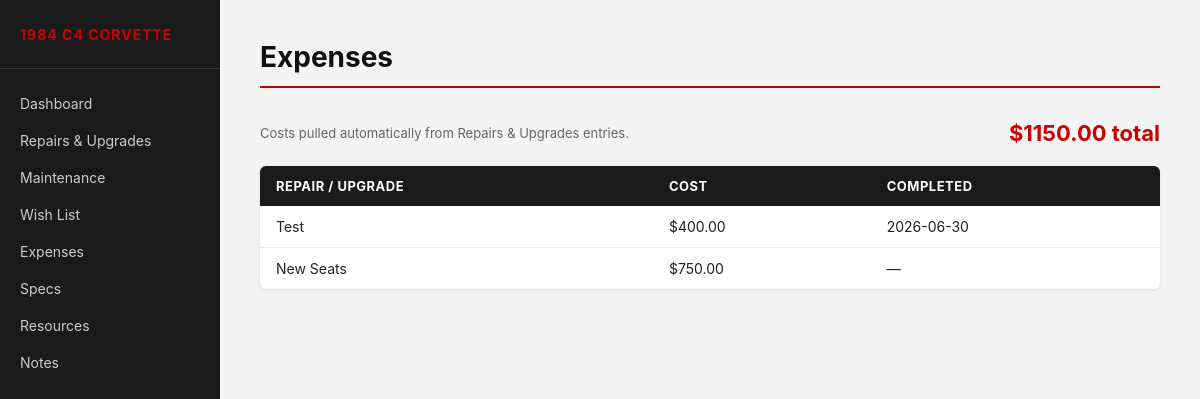
/expenses, run on the app's committed database.
### tables this page shows
CREATE TABLE repairs (
            id INTEGER PRIMARY KEY AUTOINCREMENT,
            title TEXT NOT NULL,
            status TEXT DEFAULT 'Not Started',
            cost REAL DEFAULT 0,
            start_date TEXT,
            start_date_unknown INTEGER DEFAULT 0,
            finish_date TEXT,
            finish_date_unknown INTEGER DEFAULT 0,
            time_taken TEXT,
            paid_for_service INTEGER DEFAULT 0,
            mechanic TEXT,
            vendor TEXT,
            purchase_link TEXT,
            notes TEXT
        , category TEXT);

### app.py (the view)
@app.route("/expenses")
def expenses():
    db = get_db()
    repairs = [dict(r) for r in db.execute(
        "SELECT title, cost, finish_date FROM repairs WHERE cost > 0 ORDER BY finish_date DESC"
    ).fetchall()]
    total = db.execute("SELECT COALESCE(SUM(cost), 0) as total FROM repairs WHERE cost > 0").fetchone()["total"]
    db.close()
    return render_template("expenses.html", repairs=repairs, total=total)

### app.py (called while the page is built)
def get_db():
    conn = sqlite3.connect(DATABASE)
    conn.row_factory = sqlite3.Row
    return conn

### templates/expenses.html (shortened to what this page needs)
{% extends "base.html" %}
{% block page_title %}Expenses{% endblock %}
{% block content %}
<div class="page-toolbar">
    <p style="font-size:13px; color:#666;">Costs pulled automatically from Repairs &amp; Upgrades entries.</p>
    <div style="font-size:22px; font-weight:700; color:#cc0000;">${{ "%.2f"|format(total) }} total</div>
</div>
{% if repairs %}
<table>
    <thead>
        <tr>
            <th>Repair / Upgrade</th>
            <th>Cost</th>
            <th>Completed</th>
        </tr>
    </thead>
    <tbody>
        {% for r in repairs %}
        <tr>
            <td>{{ r.title }}</td>
            <td>${{ "%.2f"|format(r.cost) }}</td>
            <td>{{ r.finish_date or "—" }}</td>
        </tr>
        {% endfor %}
    </tbody>
</table>
{% else %}
<p class="empty-state">No repair costs logged yet. Add costs to your <a href="/repairs" style="color:#cc0000;">Repairs &amp; Upgrades</a> entries to see them here.</p>
{% endif %}
{% endblock %}

### static/css/style.css (style rules this page uses)
* { box-sizing: border-box; margin: 0; padding: 0; }
body { font-family: -apple-system, BlinkMacSystemFont, "Segoe UI", Roboto, sans-serif; background: #f4f4f4; color: #222; display: flex; min-height: 100vh; }
table { width: 100%; border-collapse: collapse; background: #fff; border-radius: 6px; overflow: hidden; box-shadow: 0 1px 4px rgba(0,0,0,0.1); }
thead { background: #1a1a1a; color: #fff; }
th { padding: 12px 16px; text-align: left; font-size: 13px; text-transform: uppercase; letter-spacing: 0.5px; }
td { padding: 12px 16px; font-size: 14px; border-bottom: 1px solid #eee; }
tr:last-child td { border-bottom: none; }
.page-toolbar { display: flex; justify-content: space-between; align-items: center; margin-bottom: 20px; }

### data on the page
repairs: title "Test", cost "400.00", finish_date "2026-06-30"
repairs: title "New Seats", cost "750.00", finish_date "—"

### other printed values
{{ "%.2f"|format(total) }} "1150.00"
